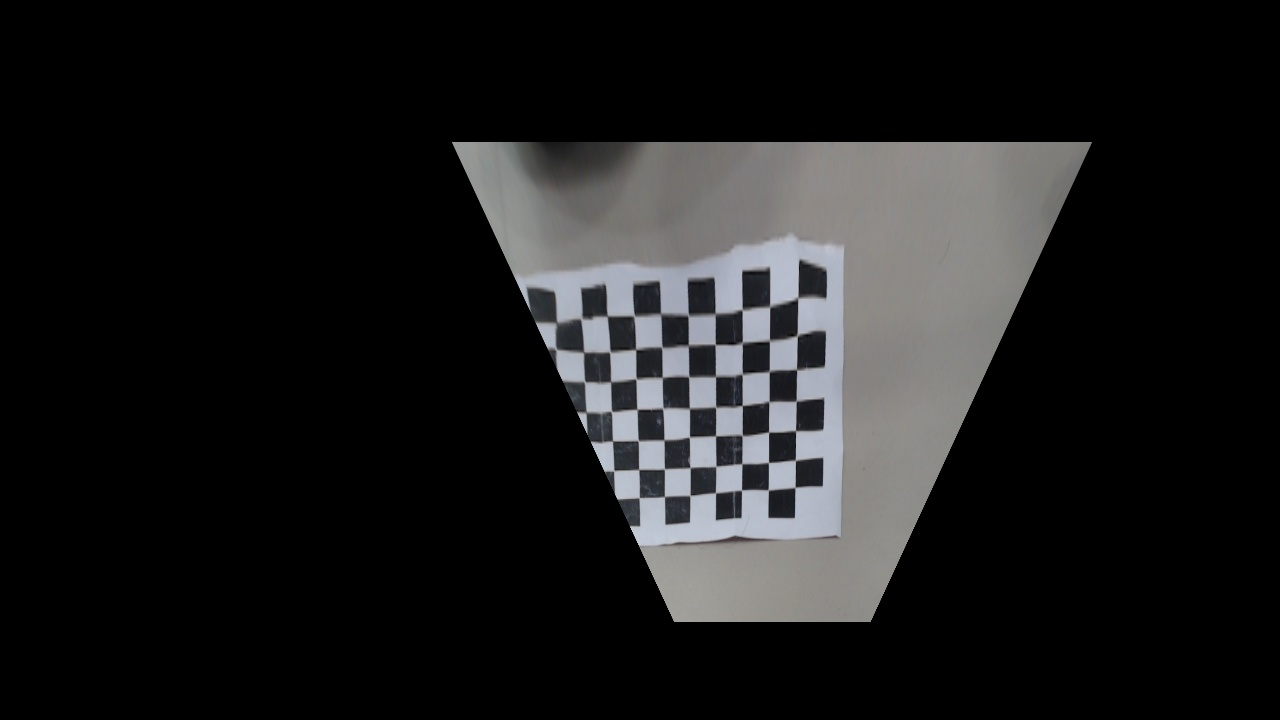
//> input picture Deva/working/f1.jpg, 1280 x 720 px
$ ./newmask3   (built with g++ and OpenCV 4)
//> lines starting //> are read from the running program, lines starting //| are printed output that depends on the picture; after the words box and inside, x2 and y2 are one past the last pixel; in counts of white or black regions, pixels touching at a corner belong together
#include <opencv2/opencv.hpp>
#include <iostream>

using namespace cv;
using namespace std;

int main(int argc, char **argv) {

	// Load the image in BGR format
	Mat img1 =  imread("f1.jpg");
//> img1 is the input picture: 720 rows x 1280 cols, CV_8UC3; mean B, G, R 28.5, 28.2, 28.1
	Mat img2 =  imread("f2.jpg");
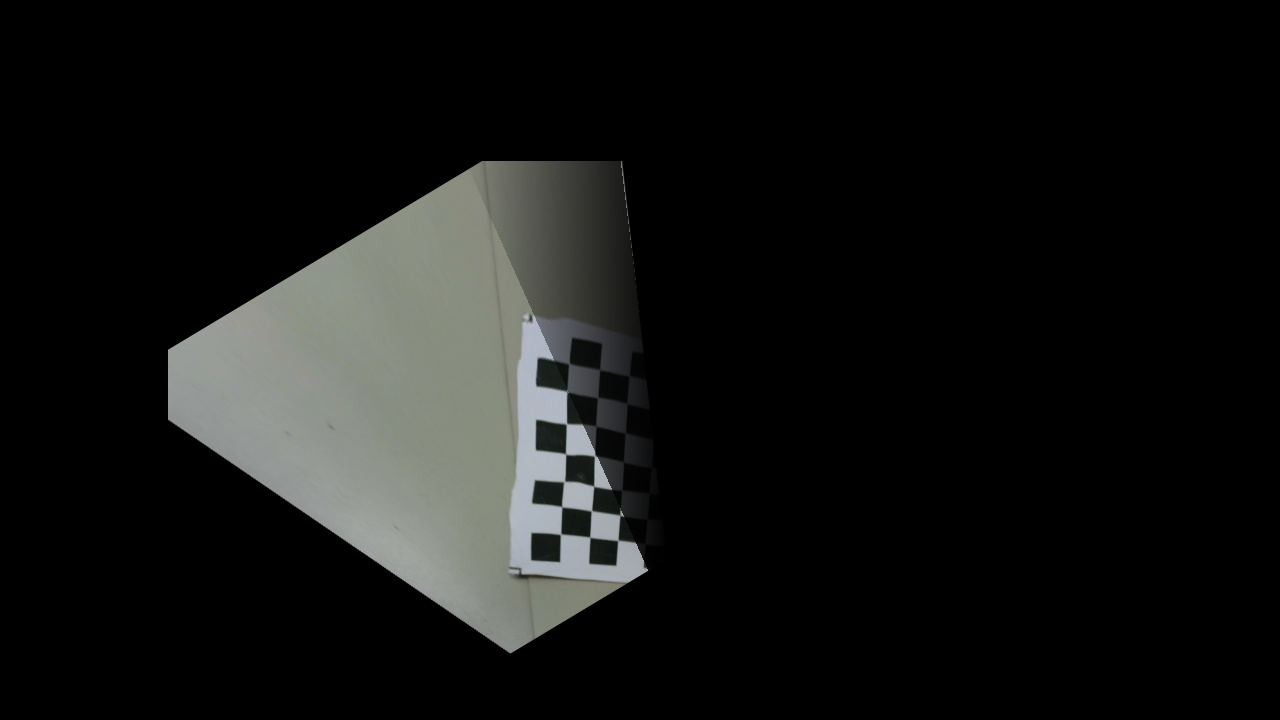
//> input picture Deva/working/f2.jpg, 1280 x 720 px
//> img2 is the input picture: 720 rows x 1280 cols, CV_8UC3; mean B, G, R 20.1, 21.3, 20.5
	Mat img3 =  imread("f3.jpg");
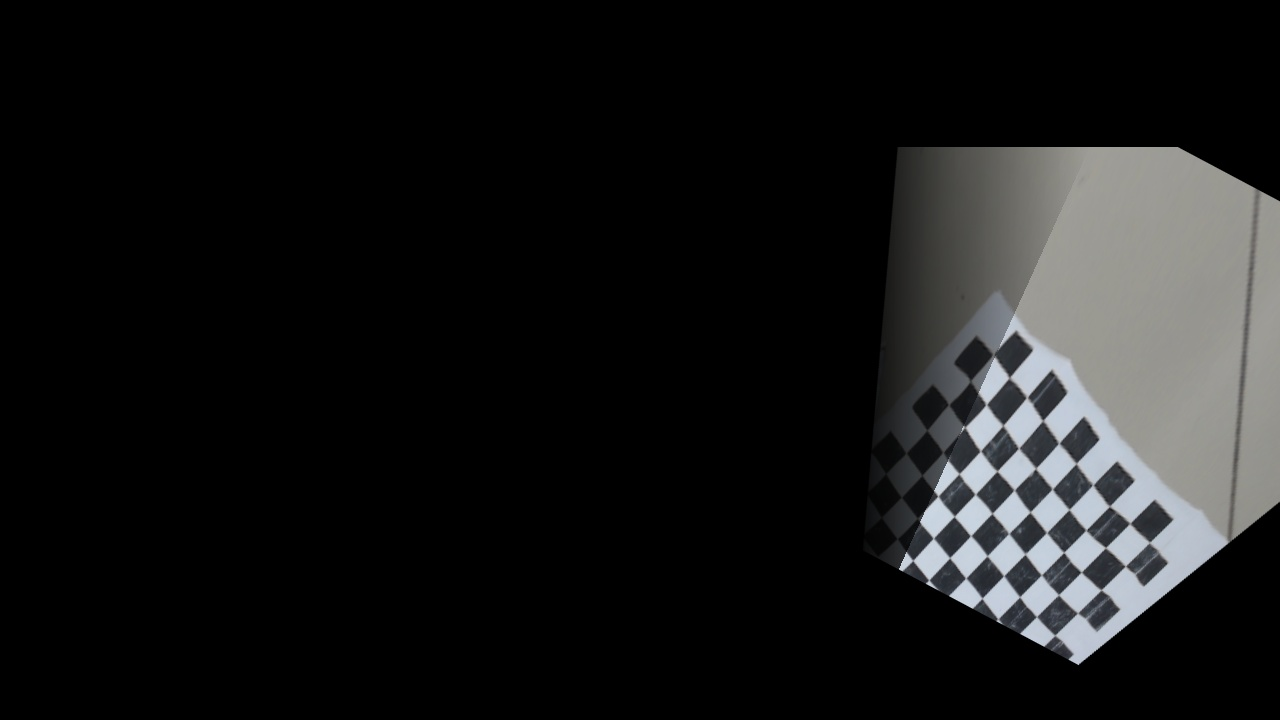
//> input picture Deva/working/f3.jpg, 1280 x 720 px
//> img3 is the input picture: 720 rows x 1280 cols, CV_8UC3; mean B, G, R 24, 24, 23.6

	// Check if the image is loaded correctly
	if (img1.empty() || img2.empty() || img3.empty()) {
		cerr << "Error loading image!" << endl;
		return -1;
	}

	int x1_start = 508;  // x-coordinate of the top-left corner of the rectangle
	int y1_start = 124;  // y-coordinate of the top-left corner
	int width1   = 102;    // Width of the region
	int height1  = 252;   // Height of the region

	int x2_start = 697;  // x-coordinate of the top-left corner of the rectangle
	int y2_start = 100;  // y-coordinate of the top-left corner
	int width2   = 203;    // Width of the region
	int height2  = 260;   // Height of the region

        Mat roi1 = img1(cv::Rect(x1_start, y1_start, width1, height1));
	Mat roi2 = img2(cv::Rect(x2_start, y2_start, width2, height2));
//> roi2: 260 rows x 203 cols, CV_8UC3; every value is 0
/*
	cv::Mat roi3 = img2(cv::Rect(x2_start, y2_start, width2, height2));
	cv::Mat roi4 = img3(cv::Rect(x2_start, y2_start, width2, height2));
*/

	Mat gradient1(roi1.size(), CV_32F); // Using 32-bit float for better precision
	Mat gradient2(roi2.size(), CV_32F); // Using 32-bit float for better precision

	// [17 lines of commented-out code are left out]
	cout << " bef grad " << endl;

	float slope1 = 2.873f;
	float absolute_slope1 = abs(slope1);

	float slope2 = 29.77f;
	float absolute_slope2 = abs(slope2);
	int c1 = 0;
	int c2 = 0;

	/* 1 --- 0 */
	for (int y = 0; y < roi1.rows; y++) {
		for (int x = 0; x < roi1.cols; x++) {
			//cout << "val " << (slope1 * x) << endl;
			if ((y < (slope1 * x)))  {
				//c1 += 1;
				//cout << "region of int " << endl;
				gradient1.at<float>(y, x) = 0.2f;  // After the diagonal (below), set mask value to 1
			} else {
				//c2 += 1;
				//cout << "non-inter" << endl;
				gradient1.at<float>(y, x) = 1.0f;  // Before the diagonal (above), set mask value to 0
			}
		}
	}
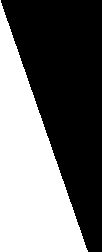
//> gradient1: 252 rows x 102 cols, CV_32FC1; values 0.2 (black) and 1 (white), 43.3% white; 1 white region, box (x1, y1, x2, y2) and area: (0, 0, 88, 252) 11136

	//gradient1.convertTo(gradient1, CV_8U);
	//imwrite("grad.jpg",gradient1);
	//return 0;

	cout << "c1" << c1 << "c2" << c2 << endl;


	for (int y = 0; y < roi2.rows; y++) {
		for (int x = 0; x < roi2.cols; x++) {

			if (y > (slope2 * x )) {
				gradient2.at<float>(y, x) = 0.0f;  // After the diagonal (below), set mask value to 1
			} else {
				gradient2.at<float>(y, x) = 0.2f;  // Before the diagonal (above), set mask value to 0
			}
		}
	}
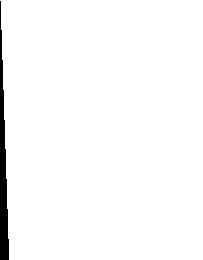
//> gradient2: 260 rows x 203 cols, CV_32FC1; values 0 (black) and 0.2 (white), 97.6% white; 1 black region, box (x1, y1, x2, y2) and area: (0, 1, 9, 260) 1263


	for (int y = 0; y < roi1.rows; y++) {
		for (int x = 0; x < roi1.cols; x++) {
			// Extract BGR values of the pixel
			Vec3b pixel = roi1.at<Vec3b>(y, x);  // Access BGR channels of the pixel

			// Apply the gradient to each channel (B, G, R)
			pixel[0] = cv::saturate_cast<uchar>(pixel[0] * gradient1.at<float>(y, x)); // Blue channel
			pixel[1] = cv::saturate_cast<uchar>(pixel[1] * gradient1.at<float>(y, x)); // Green channel
			pixel[2] = cv::saturate_cast<uchar>(pixel[2] * gradient1.at<float>(y, x)); // Red channel

			// Set the modified pixel back to the ROI
			roi1.at<Vec3b>(y, x) = pixel;
		}
	}
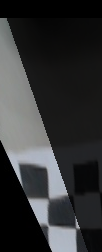
//> roi1: 252 rows x 102 cols, CV_8UC3; mean B, G, R 52.7, 51.7, 50.6
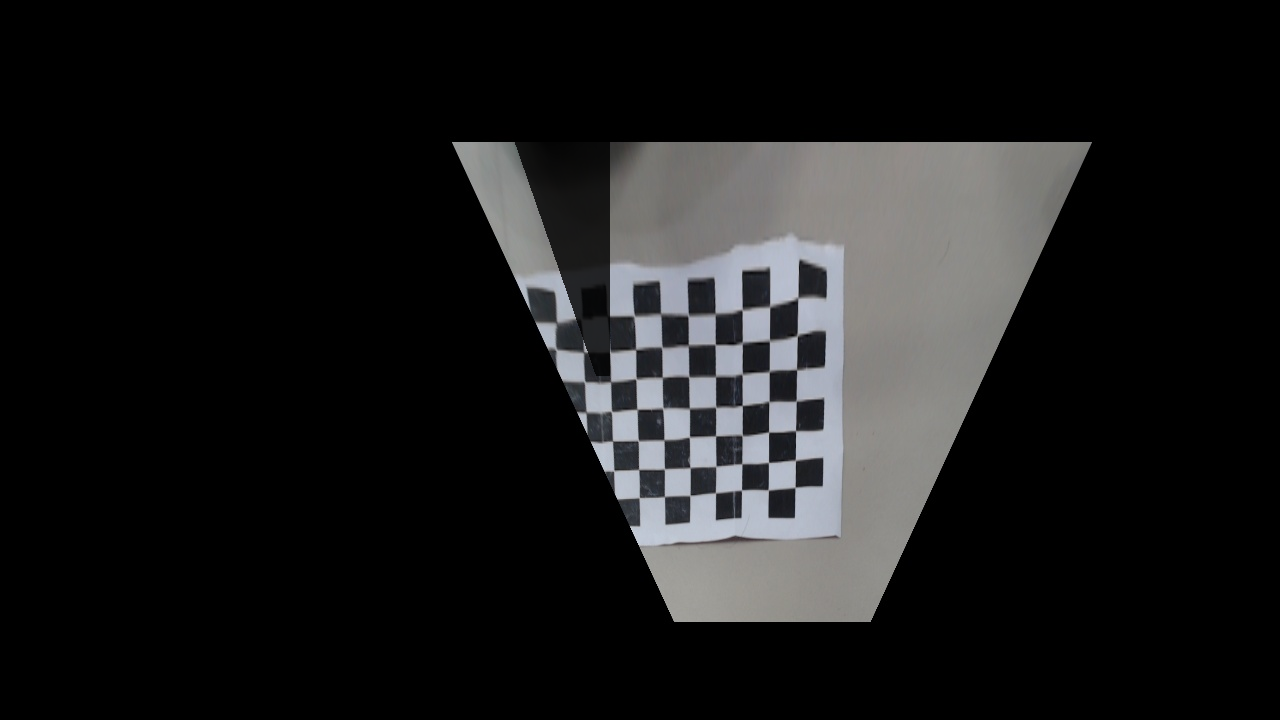
//> img1: 720 rows x 1280 cols, CV_8UC3; 1.4% of pixels changed, all inside (x1, y1, x2, y2) = (510, 128, 610, 376)

	imwrite("img11.jpg",img1);

	for (int y = 0; y < roi2.rows; y++) {
		for (int x = 0; x < roi2.cols; x++) {
			// Extract BGR values of the pixel
			Vec3b pixel = roi2.at<Vec3b>(y, x);  // Access BGR channels of the pixel

			// Apply the gradient to each channel (B, G, R)
			pixel[0] = cv::saturate_cast<uchar>(pixel[0] * gradient2.at<float>(y, x)); // Blue channel
			pixel[1] = cv::saturate_cast<uchar>(pixel[1] * gradient2.at<float>(y, x)); // Green channel
			pixel[2] = cv::saturate_cast<uchar>(pixel[2] * gradient2.at<float>(y, x)); // Red channel

			// Set the modified pixel back to the ROI
			roi2.at<Vec3b>(y, x) = pixel;
		}
	}

	imwrite("img22.jpg",img2);

	Mat canvas3(Size(1920, 1080), img1.type(), Scalar(0, 0, 0));

	cout<< " before add" << endl;

	add(img1,img2,canvas3);
	add(canvas3,img3,canvas3);
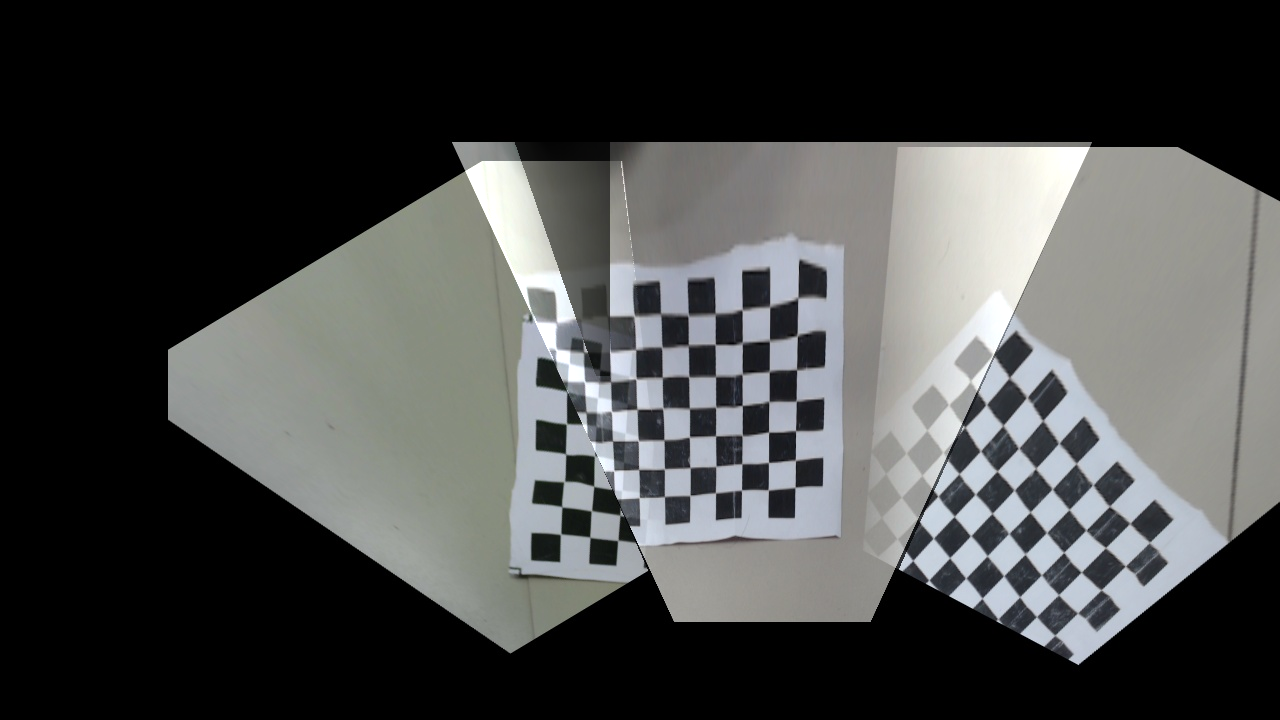
//> canvas3: 720 rows x 1280 cols, CV_8UC3; mean B, G, R 71.4, 72.2, 71

	//add(img1,img2,canvas3);
	imshow("final", canvas3);
	waitKey(0);  // Wait for a key press
	imwrite("final.jpg",canvas3);

	return 0;
}
